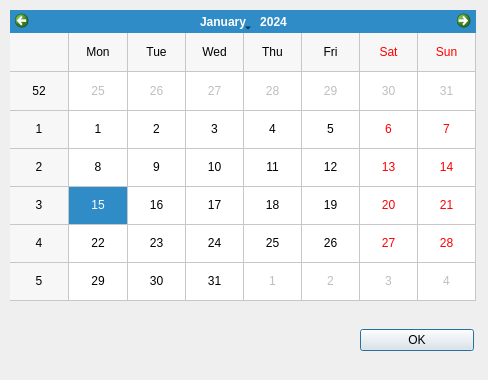
<?xml version="1.0" encoding="UTF-8"?>
<ui version="4.0">
 <class>Dialog</class>
 <widget class="QDialog" name="Dialog">
  <property name="geometry">
   <rect>
    <x>0</x>
    <y>0</y>
    <width>488</width>
    <height>380</height>
   </rect>
  </property>
  <property name="sizePolicy">
   <sizepolicy hsizetype="Expanding" vsizetype="Expanding">
    <horstretch>0</horstretch>
    <verstretch>0</verstretch>
   </sizepolicy>
  </property>
  <property name="windowTitle">
   <string>Kalendarz</string>
  </property>
  <widget class="QWidget" name="verticalLayoutWidget">
   <property name="geometry">
    <rect>
     <x>10</x>
     <y>10</y>
     <width>466</width>
     <height>291</height>
    </rect>
   </property>
   <layout class="QVBoxLayout" name="verticalLayout">
    <item>
     <widget class="QCalendarWidget" name="calendarWidget">
      <property name="gridVisible">
       <bool>true</bool>
      </property>
     </widget>
    </item>
   </layout>
  </widget>
  <widget class="QWidget" name="verticalLayoutWidget_2">
   <property name="geometry">
    <rect>
     <x>360</x>
     <y>310</y>
     <width>114</width>
     <height>61</height>
    </rect>
   </property>
   <layout class="QVBoxLayout" name="verticalLayout_2">
    <item>
     <widget class="QPushButton" name="pushButton">
      <property name="text">
       <string>OK</string>
      </property>
     </widget>
    </item>
   </layout>
  </widget>
 </widget>
 <resources/>
 <connections/>
</ui>
